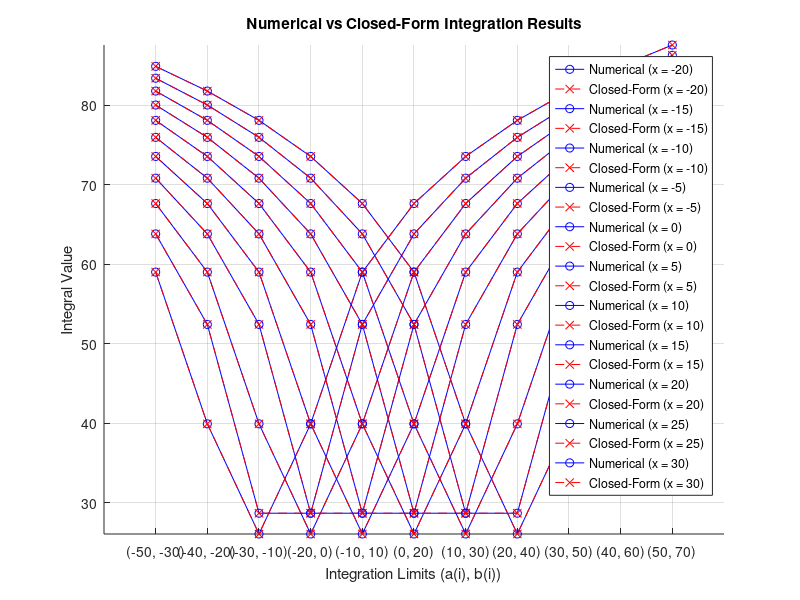

Source code (MATLAB):
clear;  % Clear workspace variables
clc;    % Clear command window

% Define the lower and upper integration limits
a = -50:10:50;  % Lower limits
b = -30:10:70;  % Upper limits

% Define the x values for which the integral is computed
x_values = -20:5:30;  % x values from -20 to 30 in steps of 5

% Define the integrand as a function of x and y
integrand = @(x, y) log(abs(x - y));  % Example: log(|x - y|)

% Preallocate matrices for numerical and closed-form results
num_limits = length(a);  % Number of integration limit pairs
num_x = length(x_values);  % Number of x values
result = zeros(num_x, num_limits);  % Numerical integration results
result_closed_form = zeros(num_x, num_limits);  % Closed-form results

%% Loop over x values
for x_idx = 1:num_x
    x = x_values(x_idx);  % Current x value
    fun = @(y) integrand(x, y);  % Define the function to integrate

    % Loop over integration limits
    for i = 1:num_limits
        % Compute the numerical integral
        result(x_idx, i) = integral(fun, a(i), b(i));

        % Compute the closed-form solution (if available)
        result_closed_form(x_idx, i) = (b(i) - x) * log(abs(x - b(i)) + 1e-10) ...
                                       + a(i) - b(i) ...
                                       + (x - a(i)) * log(abs(x - a(i)) + 1e-10);
    end
end

% Check for NaN or Inf values in the results
if any(isnan(result(:))) || any(isinf(result(:)))
    warning('Numerical integration produced NaN or Inf values.');
end
if any(isnan(result_closed_form(:))) || any(isinf(result_closed_form(:)))
    warning('Closed-form calculation produced NaN or Inf values.');
end

%% Plotting the results
figure;
hold on;
for row = 1:num_x
    % Plot numerical results
    plot(result(row, :), 'b-o', 'DisplayName', ['Numerical (x = ' num2str(x_values(row)) ')']);
    % Plot closed-form results
    plot(result_closed_form(row, :), 'r--x', 'DisplayName', ['Closed-Form (x = ' num2str(x_values(row)) ')']);
end
hold off;

% Create custom x-axis labels for the (a(i), b(i)) pairs
x_labels = cell(1, num_limits);
for i = 1:num_limits
    x_labels{i} = sprintf('(%d, %d)', a(i), b(i));
end

% Set x-axis labels and adjust plot appearance
set(gca, 'XTick', 1:num_limits, 'XTickLabel', x_labels);
xlabel('Integration Limits (a(i), b(i))');
ylabel('Integral Value');
title('Numerical vs Closed-Form Integration Results');
legend show;
grid on;
xtickangle(45);  % Rotate x-axis labels for better readability

% Adjust y-axis limits to ensure all data is visible
ylim([min([result(:); result_closed_form(:)]), max([result(:); result_closed_form(:)])]);